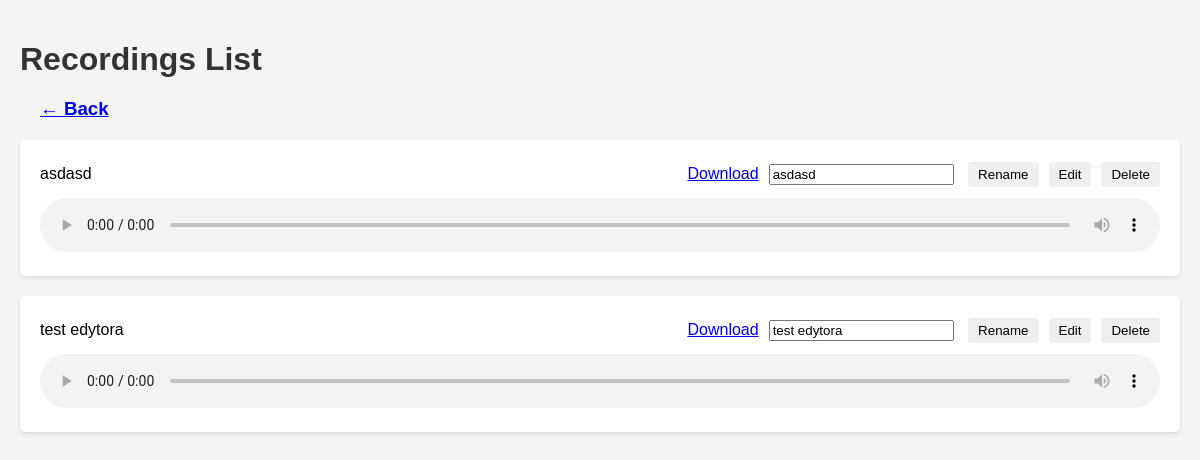
Page /recordings/ on the earlier database version.
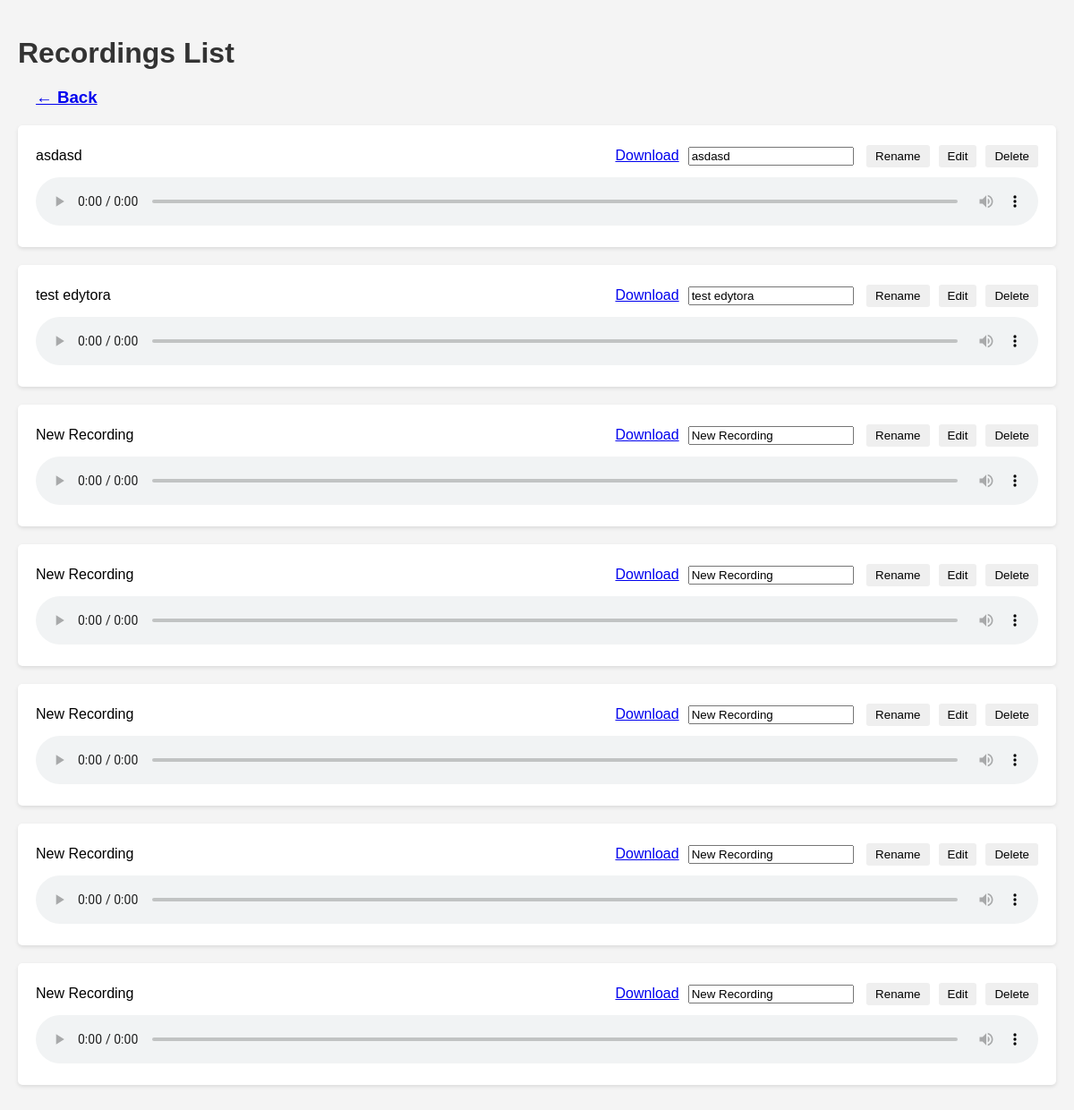
Same page on the later database version.
### sound_recorder/models.py (models this page shows, shortened)
class Recording(models.Model):
    name = models.CharField(max_length=100)
    audio_file = models.FileField(upload_to=recording_file_path)
    created_at = models.DateTimeField(auto_now_add=True)

### sound_recorder/views.py (the view)
# urls.py: path('recordings/', views.recordings_list, name='recordings_list'),
def recordings_list(request):
    recordings = Recording.objects.all()
    return render(request, 'sound_recorder/recordings_list.html', {'recordings': recordings})

### sound_recorder/templates/sound_recorder/recordings_list.html (shortened to what this page needs)
<!DOCTYPE html>
<html lang="en">
<head>
</head>
<body>
    <h1>Recordings List</h1>
    <h3 class="back-button"><a href="{% url 'record' %}" class="btn btn-secondary">&larr; Back</a></h3>
    <ul>
        {% for recording in recordings %}
        <li>
            <div class="recording-details">
                <span>{{ recording.name }}</span>
                <div class="recording-actions">
                    <a href="{{ recording.audio_file.url }}" class="btn btn-info" download>Download</a>
                    <form action="{% url 'rename_recording' recording.id %}" method="post">
                        <input type="text" name="name" value="{{ recording.name }}" class="form-control">
                        <button type="submit" class="btn btn-secondary">Rename</button>
                    </form>
                    <form action="{% url 'edit_recording' recording.id %}" method="get">
                        <button type="submit" class="btn btn-secondary">Edit</button>
                    </form>
                    <form action="{% url 'delete_recording' recording.id %}" method="post">
                        <button type="submit" class="btn btn-danger">Delete</button>
                    </form>
                </div>
            </div>
            <audio controls>
                <source src="{{ recording.audio_file.url }}" type="audio/wav">
            </audio>
        </li>
        {% endfor %}
    </ul>
</body>
</html>

### sound_recorder/templates/sound_recorder/recordings_list.html (style rules this page uses)
body { font-family: Arial, sans-serif; margin: 0; padding: 20px; background-color: #f4f4f4; }
h1 { margin-bottom: 20px; color: #333; }
.back-button { margin-bottom: 20px; }
ul { list-style-type: none; padding: 0; }
li { margin-bottom: 20px; padding: 20px; background-color: #fff; border-radius: 5px; box-shadow: 0 2px 4px rgba(0, 0, 0, 0.1); }
.recording-details { display: flex; align-items: center; justify-content: space-between; }
.recording-actions { display: flex; align-items: center; }
.btn { padding: 5px 10px; margin-left: 10px; border: none; border-radius: 3px; cursor: pointer; transition: background-color 0.3s; }
audio { width: 100%; margin-top: 10px; }

Differences in the rows shown:
added Recording: name "New Recording"
added Recording: name "New Recording"
added Recording: name "New Recording"
added Recording: name "New Recording"
added Recording: name "New Recording"
